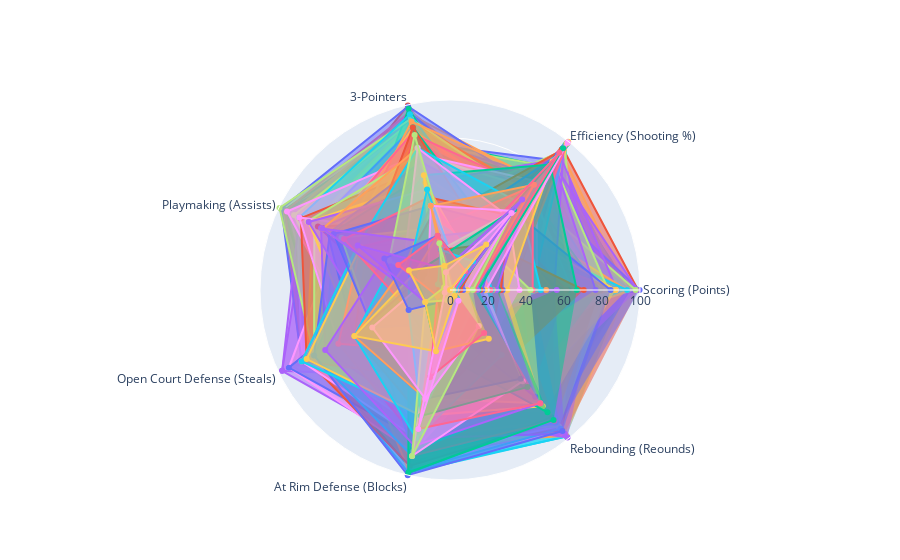

Notebook cell for this chart:
### Markdown cell above
## Radar Chart of Each Player in the 2023-2024 Season

### Code cell
categories = ['Scoring (Points)','Efficiency (Shooting %)','3-Pointers',
              'Playmaking (Assists)', 'Open Court Defense (Steals)', 'At Rim Defense (Blocks)', 'Rebounding (Reounds)']
# Players in 2023-2024 Season
active_players = nba_data_clean[nba_data_clean['SS_YEAR'] == 2023]['PLAYER'].unique()

# Filter data
radar_data = nba_data_clean[nba_data_clean['PLAYER'].isin(active_players)]

players = radar_data['PLAYER'].unique()

# Category data
all_pts = radar_data['PTS'].tolist()
all_fgp = radar_data['FG_PCT'].tolist()
all_fg3 = radar_data['FG3M'].tolist()
all_ast = radar_data['AST'].tolist()
all_stl = radar_data['STL'].tolist()
all_blk = radar_data['BLK'].tolist()
all_reb = radar_data['REB'].tolist()

def calculate_percentile(data, value):
    # Convert data to a numpy array
    data = np.array(data)
    
    # Sort the data
    sorted_data = np.sort(data)
    
    # Calculate the number of data points below the given value
    B = np.sum(sorted_data < value)
    
    # Calculate the number of data points equal to the given value
    E = np.sum(sorted_data == value)
    
    # Calculate the total number of data points
    N = len(sorted_data)
    
    # Calculate the percentile
    percentile = ((B + 0.5 * E) / N) * 100
    
    return percentile


fig = go.Figure()

for player in players:
    player_data = radar_data[radar_data['PLAYER'] == player].iloc[-1]
    
    fig.add_trace(go.Scatterpolar(
      r=[calculate_percentile(all_pts, player_data['PTS']), 
         calculate_percentile(all_fgp, player_data['FG_PCT']), 
         calculate_percentile(all_fg3, player_data['FG3M']), 
         calculate_percentile(all_ast, player_data['AST']), 
         calculate_percentile(all_stl, player_data['STL']), 
         calculate_percentile(all_blk, player_data['BLK']), 
         calculate_percentile(all_reb, player_data['REB'])],
      theta=categories,
      fill='toself',
      name=player
    ))

fig.update_layout(
  polar=dict(
    radialaxis=dict(
      visible=True,
      range=[0, 100]
    )),
  showlegend=False
)

fig.show()
